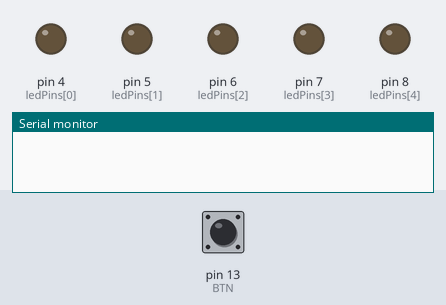
Simulated run of this sketch. Board: Arduino Uno, built with avr-gcc and run on an emulated ATmega328P. Parts: output pins drawn as LEDs (lit = HIGH), the last lines printed to the serial monitor. The inputs (shaded band) are chosen by the test bench; at power-on: pin 13 (BTN) HIGH. Random numbers use the default seed unless the sketch sets one.

Above: at 1.2 s.
1.3 s: pin 13 (BTN) pulled LOW for 0.15 s
At 2.68 s:
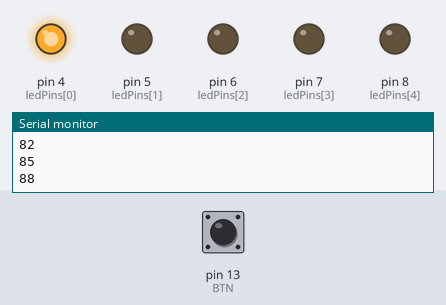
At 3.86 s:
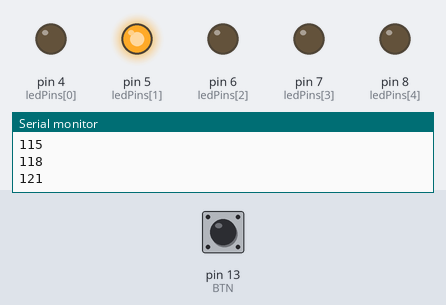
Timing chart, 0 to 10.3 s (numbered marks = the images above; inputs shaded):
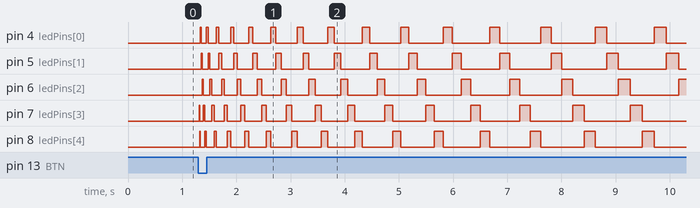

The sketch:

ledBlink.ino
```cpp
// A PROGRAM TO SIMULATE A FIVE SIDED DIE

// define 5 leds and a button
int BTN = 13;
byte ledPins[6] = { 4, 5, 6, 7, 8 };

void setup() {
  Serial.begin(9600);

  // set leds to output
  for (int i = 0; i < 5; i++) {
    pinMode(ledPins[i], OUTPUT);
  }

  pinMode(BTN, INPUT_PULLUP);
  randomSeed(analogRead(0));

}

void loop() {
  int time = 1;
  int randMult = random(1, 20);
  int randTime = random(200, 400);

  if (digitalRead(BTN) == false) {
    Serial.print("Time limit: ");
    Serial.println(randTime);
    int i = 0;
    while (time < randTime) {
      digitalWrite(ledPins[i], HIGH);
      delay(time);
      digitalWrite(ledPins[i], LOW);
      Serial.println(time);

      if (i == 4) {
        i = 0;
      } else {
        i += 1;
      }

      time += randMult;
    }
    digitalWrite(ledPins[i], HIGH);
  }

}
```
